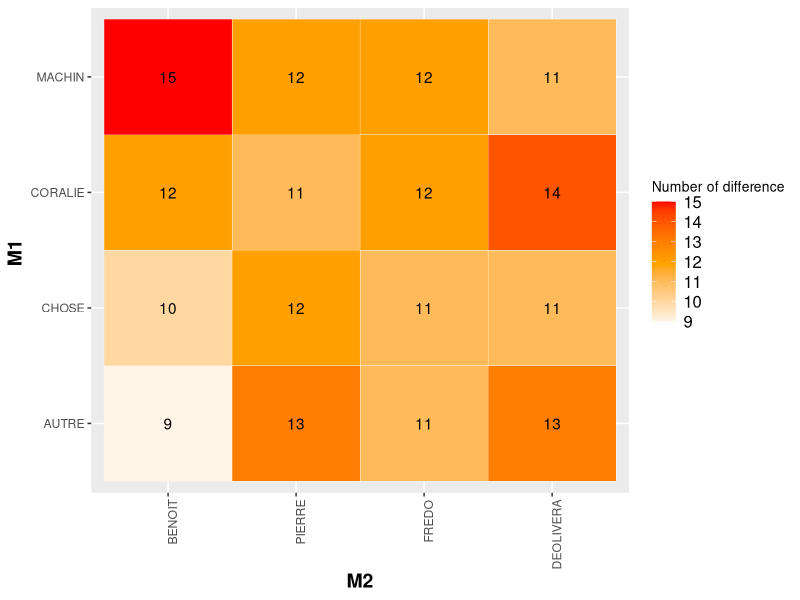
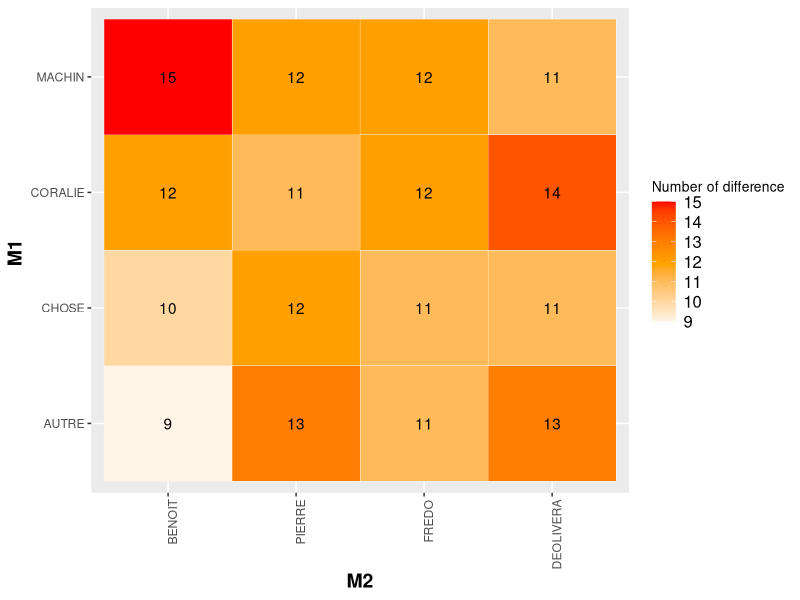

Source code (R) for these figures, in order:
packages <- c("ggplot2", "reshape", "forcats")
if (length(setdiff(packages, rownames(installed.packages()))) > 0) {
  install.packages(setdiff(packages, rownames(installed.packages())))  
}

library(ggplot2)
library(reshape)
library(forcats)

#result <- read.csv(file.choose(), header = FALSE, sep= ";", encoding="UTF-8")
result <- read.csv("./../result.csv", header = FALSE, sep= ";", encoding="UTF-8")
result <- result[,-4]
result<-result[order(result$V3),]
#matrix<-as.matrix(cast(result, V1 ~ V2))
#heatmap(matrix)



result$V1 <- factor(result$V1, levels = rev(unique(result$V1)))
result$V2 <- factor(result$V2, levels = rev(unique(result$V2)))


ggplot(result, aes(x=fct_rev(V1), y=fct_rev(V2))) +
  geom_tile(aes(fill = V3), ,color = "white") +
  geom_text(aes(label = round(V3, 1))) +
  scale_fill_gradient2(low="white", mid="orange", high="red", midpoint=mean(result$V3), limits=range(result$V3)) +
  #scale_fill_distiller(palette = "Spectral") +
  #facet_grid(result$V1~result$V2,scales="free_y",space="free_y")+
  ylab("M1 ") +
  xlab("M2") +
  theme(legend.title = element_text(size = 10),
        legend.text = element_text(size = 12),
        plot.title = element_text(size=16),
        axis.title=element_text(size=14,face="bold"),
        axis.text.x = element_text(angle = 90, hjust = 1)) +
  labs(fill = "Number of difference")

ggsave("MapMatch.png", plot = last_plot(), device = "png", path = NULL ,scale = 1.5, units = c("in", "cm", "mm"),dpi = 300, limitsize = TRUE)
